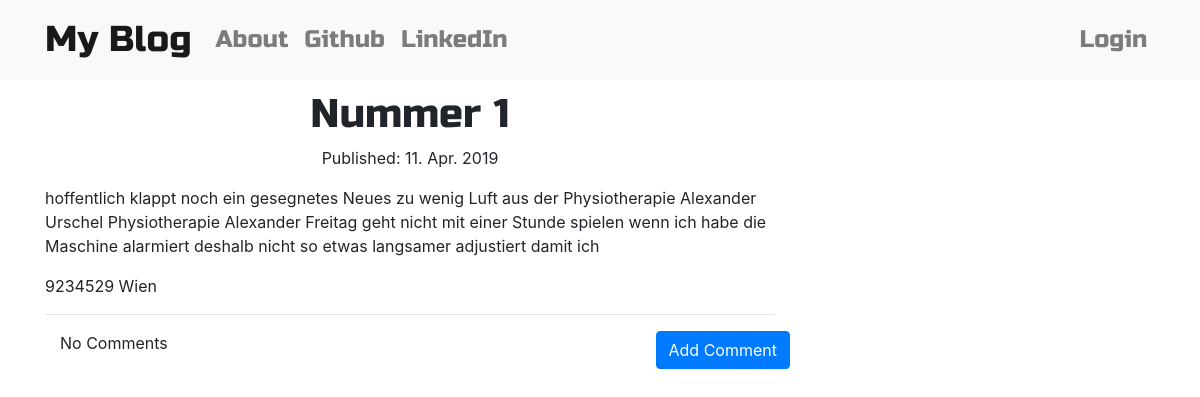
Page /post/4/ on the earlier database version.
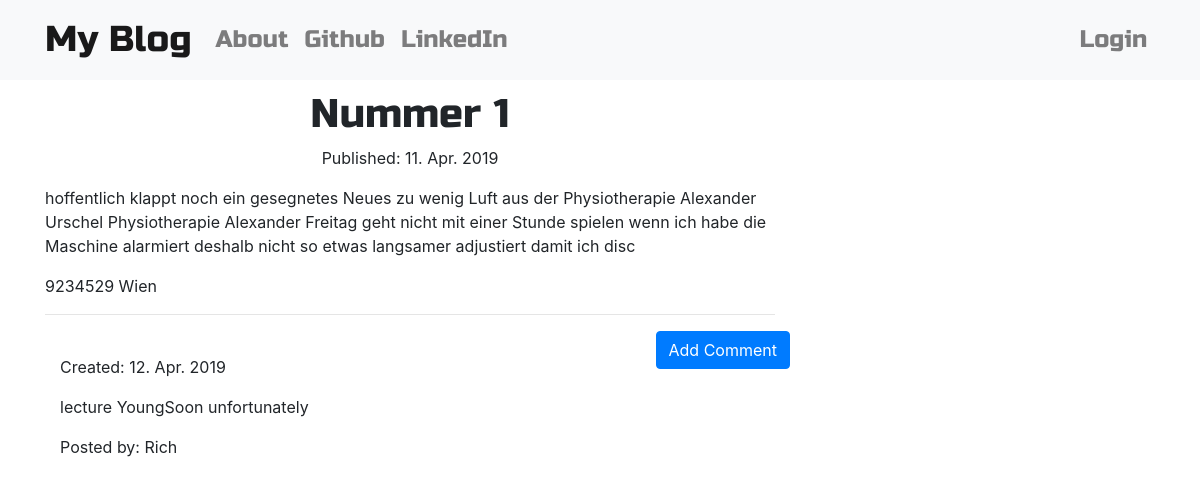
Same page on the later database version.
### blog/models.py (models this page shows, shortened)
class Post(models.Model):
    author = models.ForeignKey(User, on_delete=models.SET_NULL, null=True)
    title = models.CharField(max_length=128)
    text = models.TextField()
    create_date = models.DateTimeField(default=timezone.now)
    published = models.DateTimeField(null=True, blank=True)

class Comment(models.Model):
    post = models.ForeignKey(Post, on_delete=models.CASCADE, related_name='comments')
    author = models.CharField(max_length=64)
    text = models.TextField()
    create_date = models.DateTimeField(default=timezone.now)
    approved_comment = models.BooleanField(default=False)

### blog/views.py (the view)
# urls.py: re_path(r'^post/(?P<pk>\d+)/$', views.PostDetailView.as_view(), name='post_detail'),
class PostDetailView(DetailView):
    model = models.Post

### blog/templates/blog/post_detail.html (shortened to what this page needs)
{% extends 'blog/base_blog.html' %}
{% block content %}
  <h1 class="posttitle loader">{{ post.title }}</h1>
  {% if post.published %}
    <div class="postdate">
      Published: {{ post.published|date:'d. M. Y' }}
    </div>
  {% else %}
    <a class="btn btn-primary" href="{% url 'blog:publish_post' pk=post.pk %}">Publish</a>
  {% endif %}
  <p class="postcontent">{{ post.text|safe|linebreaksbr }}</p>
  <hr>
  <a class="btn btn-primary btn-comment" href="{% url 'blog:add_comment_to_post' pk=post.pk %}">Add Comment</a>
  <div class="container">
    {% for comment in post.comments.all %}
      {% if user.is_authenticated or comment.approved_comment %}
        <br>
        Created: {{ comment.create_date|date:'d. M. Y' }}
        <p>{{ comment.text|safe|linebreaksbr }}</p>
        <p>Posted by: {{ comment.author }}</p>
      {% endif %}
    {% empty %}
      <p>No Comments</p>
    {% endfor %}
  </div>
{% endblock %}

### blog/templates/blog/base_blog.html (shortened to what this page needs)
<!DOCTYPE html>
{% load static %}
<html lang="de">
<head>
  <link rel="stylesheet" href="https://stackpath.bootstrapcdn.com/bootstrap/4.3.1/css/bootstrap.min.css"
>
  <link rel="stylesheet" href="//cdn.jsdelivr.net/npm/medium-editor@latest/dist/css/medium-editor.min.css"
        type="text/css" media="screen" charset="utf-8">
  <link rel="stylesheet" href="{% static 'css/blog.css' %}">
</head>
<body class="loader">
<nav class="navbar navbar-expand-xl navbar-light bg-light navbar-static-top techfont custom-navbar">
  <div class="container">
    <a class="navbar-brand bigbrand" href="{% url 'blog:post_list' %}">My Blog</a>
    <div class="collapse navbar-collapse" id="navbarCollapse">
      <ul class="navbar-nav">
        <li class="nav-item">
          <a class="nav-link" href="{% url 'blog:about' %}">About</a>
        </li>
        <li class="nav-item">
          <a class="nav-link" href="https://www.github.com/">Github</a>
        </li>
        <li class="nav-item">
          <a class="nav-link" href="https://www.linkedin.com/">LinkedIn</a>
        </li>
      </ul>
      <ul class="navbar-nav ml-auto">
        {% if user.is_authenticated %}
          <li class="nav-item">
            <a class="nav-link" href="{% url 'blog:post_create' %}">New Post</a>
          </li>
          <li class="nav-item">
            <a class="nav-link" href="{% url 'blog:draft_list' %}">Drafts</a>
          </li>
          <li class="nav-item">
            <a class="nav-link" href="{% url 'logout' %}">Logout</a>
          </li>
          <li class="nav-item">
            <span class="navbar-text">Welcome {{ user.username }}</span>
          </li>
        {% else %}
          <li class="nav-item">
            <a class="nav-link" href="{% url 'login' %}">Login</a>
          </li>
        {% endif %}
      </ul>
    </div>
  </div>
</nav>
<div class="container content">
  <div class="row">
    <div class="col-md-8">
      <div class="blog_posts">
        {% block content %}
        {% endblock %}
      </div>
    </div>
  </div>
</div>
</body>
</html>

### blog/static/css/blog.css (style rules this page uses)
.techfont { font-family: 'Russo One', Sans-Serif; font-size: 1.5em; margin-bottom: 10px; }
.bigbrand { font-size: 1.5em; }
.postdate { text-align: center; }
.posttitle { font-family: "Russo One", Sans-Serif; font-size: 2.5em; text-align: center; }
.postcontent { font-size: 1.5em; font-family: "Montserrat"; }
.btn-comment { position: absolute; right: 0px; }
.loader { filter:hue-rotate(0deg); color:linear-gradient(45deg,#0f8,#08f); animation:hue 10000ms infinite linear; }

Differences in the rows shown:
changed Post "Nummer 1": text "…langsamer adjustiert damit ich 9234529 Wien" → "…langsamer adjustiert damit ich disc 9234529 Wien"
added Comment: create_date "12. Apr. 2019", text "lecture YoungSoon unfortunately", author "Rich"
Other differences:
text no longer shown: "No Comments"
